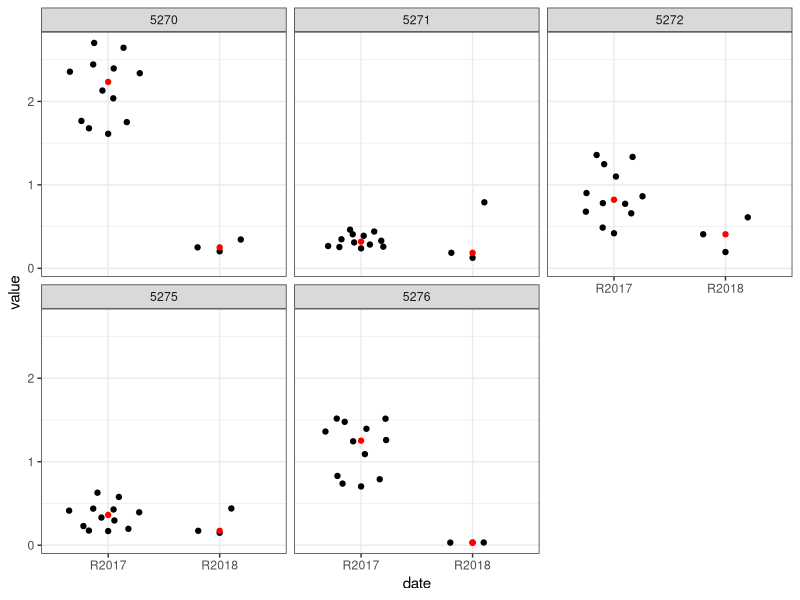
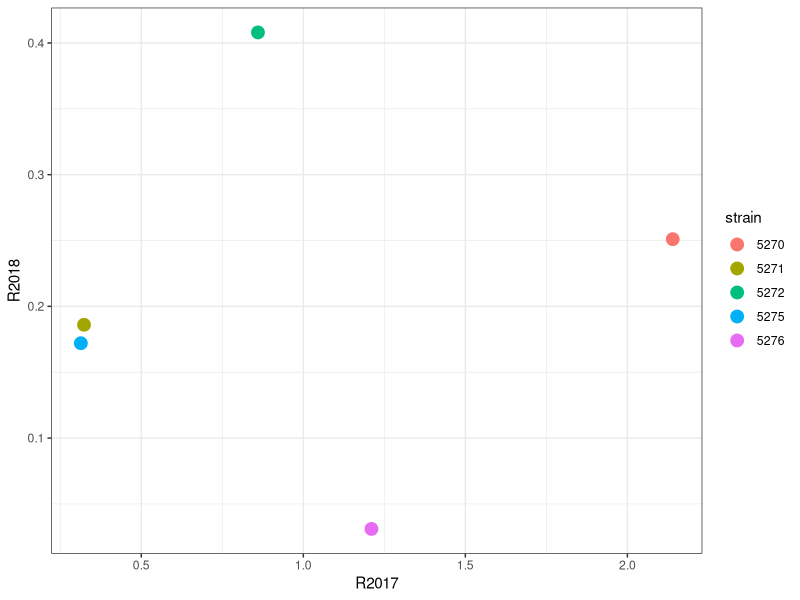
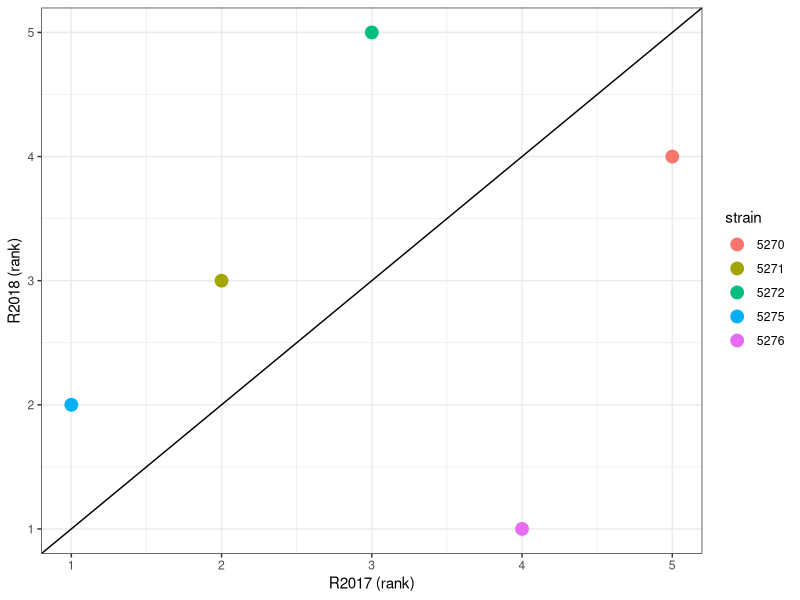
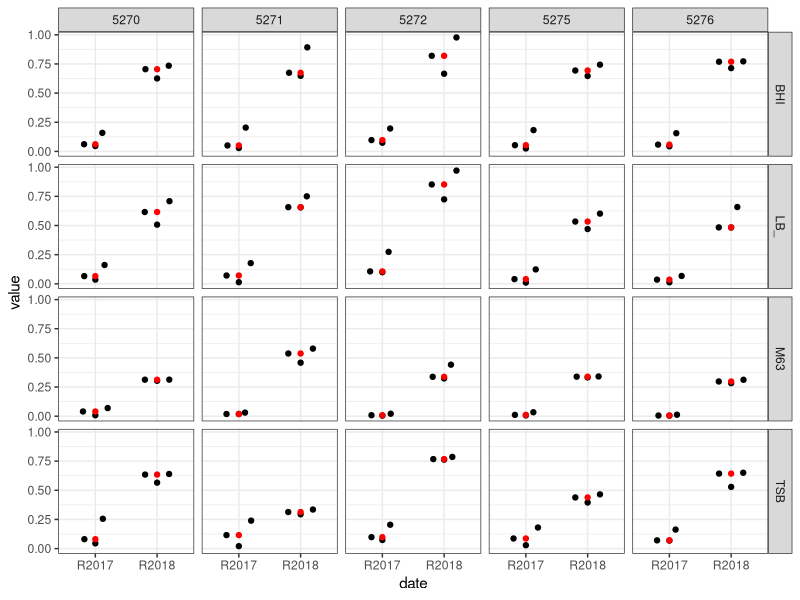
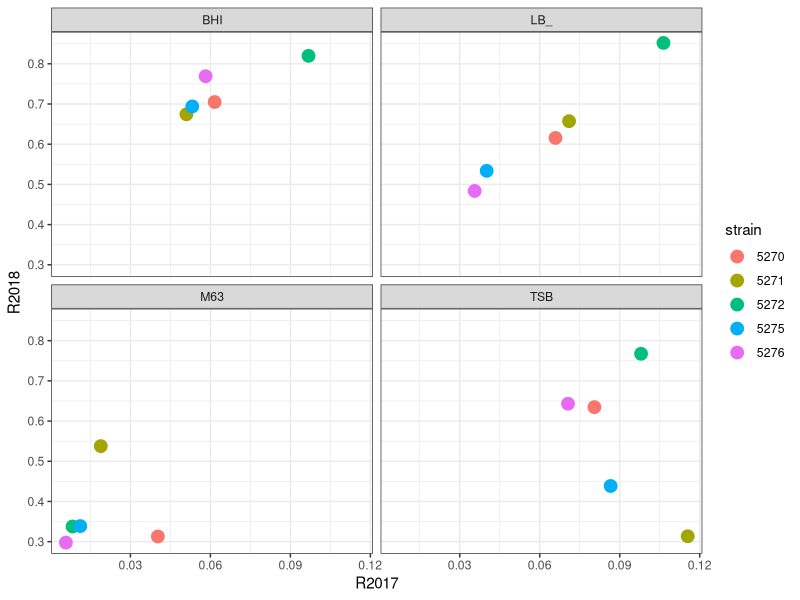
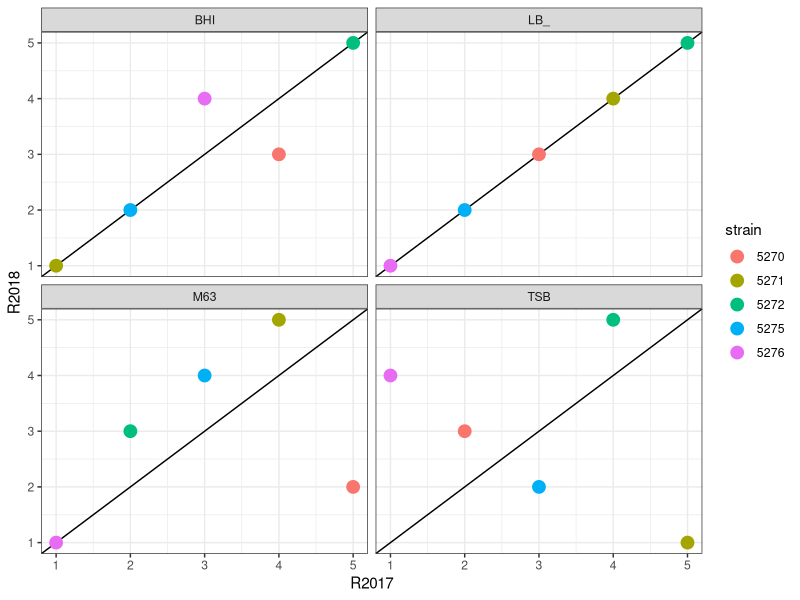
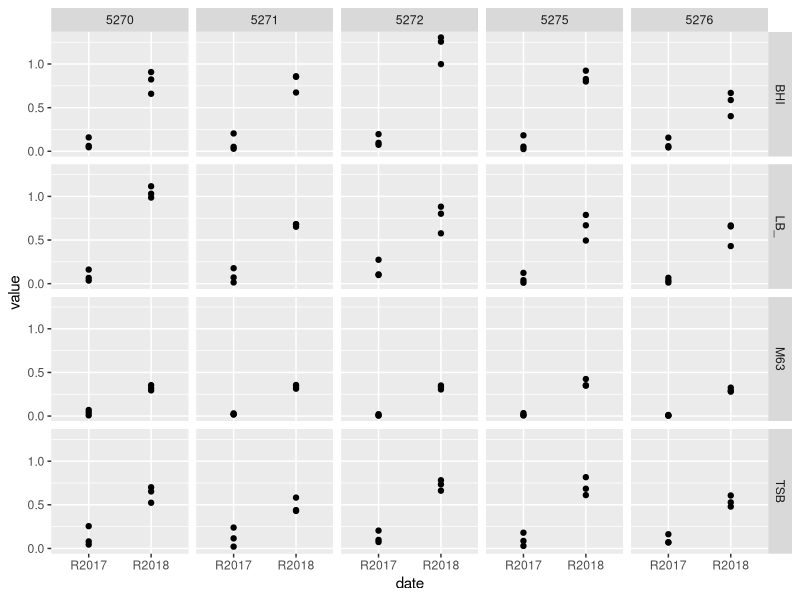
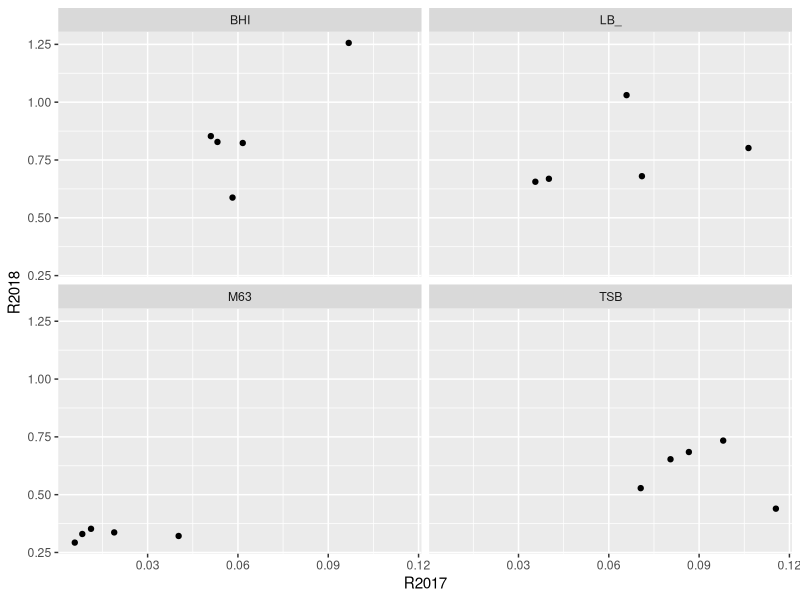

Reproduce these figures in R, in order.
## ---- chunk 1
knitr::opts_chunk$set(echo = FALSE)
library(dplyr)
library(reshape2)
library(ggplot2)
library(magrittr)
library(ggbeeswarm)
library(knitr)


get_last_character <- function(x) {
  len_x <- nchar(x)
  substr(x, len_x, len_x)
}

raw_dat <- read.csv2("data/cv_and_videoscan.csv") %>% 
  mutate(strain = factor(strain)) %>% 
  melt(variable.name = "experiment") %>% 
  mutate(method = ifelse(grepl("CV", experiment), "CV", "Videoscan"),
         replicate = get_last_character(as.character(experiment)),
         medium = substr(experiment, 0, 3)) 


strains <- c("5270", "5271", "5272", "5275", "5276")

mediums <- c("LB10", "TSB", 
             "BHI", "M63")

absorbance <- c(0.204, 0.345, 0.251, 0.158, 0.141, 0.283, 
                0.202, 0.303, 0.522, 0.303, 0.183, 0.184, 
                0.791, 0.126, 0.186, 0.207, 0.219, 0.316, 
                0.22, 0.327, 0.46, 0.267, 0.202, 0.174, 
                0.195, 0.408, 0.611, 0.859, 0.872, 0.665, 
                0.29, 0.469, 0.679, 0.31, 0.265, 0.199, 
                0.44, 0.149, 0.172, 0.152, 0.189, 0.138, 
                0.185, 0.209, 0.206, 0.18, 0.168, 0.142, 
                0.032, 0.031, 0.031, 0.031, 0.032, 0.032, 
                0.146, 0.316, 0.243, 0.409, 0.189, 0.154)

absorbance <- matrix(absorbance, nrow = 6, ncol = 10)

rownames(absorbance) <- c("B", "C", "D", "E", "F", "G")
colnames(absorbance) <- seq(2,11)


CV2018 <- absorbance %>% 
  t %>% 
  data.frame() %>% 
  slice((1L:5)*2 - 1) %>% 
  select(B, C, D) %>% 
  mutate(strain = c("5270", "5271", "5272", "5275", "5276"),
         method = "CV",
         date = "R2018") %>% 
  melt(variable.name = "replicate") %>% 
  mutate(replicate = as.character(as.numeric(replicate)))

CV_all <- bind_rows(select(raw_dat, strain, method, value, replicate) %>% 
                      filter(method == "CV", strain %in% c("5270", "5271", "5272", "5275", "5276")) %>% 
                      mutate(date = "R2017"),
                    CV2018)


CV_aggr <- group_by(CV_all, strain, date, replicate) %>% 
  summarise(value = median(value)) %>% 
  summarise(value = median(value)) %>% 
  dcast(strain ~ date)



# Michal - VS ---------------------------------------------


raw_vs_frame <- read.csv2("data/ProjektDevC003707-2018-07-26-Koza-Biofilm.csv", skip = 6, header = FALSE, stringsAsFactors = FALSE)
# raw_vs_frame <- read.csv2("data/ProjektDevC003709-2018-07-27-Ania-Biofilm.csv", skip = 6, header = FALSE, stringsAsFactors = FALSE)

vs_frame <- rbind(raw_vs_frame$V14)
colnames(vs_frame) <- rbind(raw_vs_frame$V3)
vs_frame <- matrix(vs_frame)
vs_frame <- matrix(data = vs_frame, nrow = 8, ncol = 12)
rownames(vs_frame) <- c("A", "B", "C", "D", "E", "F", "G", "H")
colnames(vs_frame) <- seq(1,12)

vs_frame <- vs_frame[-c(1,8), -c(1,12)]
vs_frame <- matrix(vs_frame,nrow = 3, ncol = 20)
colnames(vs_frame) <- rep(mediums, 5)

raw_vs <- vs_frame

colnames(raw_vs) <- paste0(colnames(raw_vs), "_", c("5270", "5271", "5272", "5275", "5276") %>% lapply(rep, 4) %>% unlist)

VS_all <- bind_rows(select(raw_dat, strain, method, value, replicate, medium) %>% 
                      filter(method == "Videoscan", strain %in% c("5270", "5271", "5272", "5275", "5276")) %>% 
                      mutate(date = "R2017"),
                    melt(raw_vs) %>% 
                      rename(replicate = Var1) %>% 
                      mutate(medium = sapply(strsplit(as.character(Var2), split = "_"), first),
                             strain = sapply(strsplit(as.character(Var2), split = "_"), last),
                             replicate = as.character(replicate)) %>% 
                      select(-Var2) %>% 
                      mutate(medium = ifelse(medium == "LB10", "LB_", medium),
                             date = "R2018",
                             method = "Videoscan"))

VS_aggr <- group_by(VS_all, strain, medium, date, replicate) %>% 
  summarise(value = median(value)) %>% 
  summarise(value = median(value)) %>% 
  dcast(strain + medium ~ date)

# raw_vs_frame <- read.csv2("data/ProjektDevC003707-2018-07-26-Koza-Biofilm.csv", skip = 6, header = FALSE, stringsAsFactors = FALSE)
raw_vs_frame1 <- read.csv2("data/ProjektDevC003709-2018-07-27-Ania-Biofilm.csv", skip = 6, header = FALSE, stringsAsFactors = FALSE)

vs_frame1 <- rbind(raw_vs_frame1$V14)
colnames(vs_frame1) <- rbind(raw_vs_frame1$V3)
vs_frame1 <- matrix(vs_frame1)
vs_frame1 <- matrix(data = vs_frame1, nrow = 8, ncol = 12)
rownames(vs_frame1) <- c("A", "B", "C", "D", "E", "F", "G", "H")
colnames(vs_frame1) <- seq(1,12)

vs_frame1 <- vs_frame1[-c(1,8), -c(1,12)]
vs_frame1 <- matrix(vs_frame1,nrow = 3, ncol = 20)
colnames(vs_frame1) <- rep(mediums, 5)

raw_vs1 <- vs_frame1

colnames(raw_vs1) <- paste0(colnames(raw_vs1), "_", c("5270", "5271", "5272", "5275", "5276") %>% lapply(rep, 4) %>% unlist)

VS_all1 <- bind_rows(select(raw_dat, strain, method, value, replicate, medium) %>% 
                      filter(method == "Videoscan", strain %in% c("5270", "5271", "5272", "5275", "5276")) %>% 
                      mutate(date = "R2017"),
                    melt(raw_vs1) %>% 
                      rename(replicate = Var1) %>% 
                      mutate(medium = sapply(strsplit(as.character(Var2), split = "_"), first),
                             strain = sapply(strsplit(as.character(Var2), split = "_"), last),
                             replicate = as.character(replicate)) %>% 
                      select(-Var2) %>% 
                      mutate(medium = ifelse(medium == "LB10", "LB_", medium),
                             date = "R2018",
                             method = "Videoscan"))

VS_aggr1 <- group_by(VS_all1, strain, medium, date, replicate) %>% 
  summarise(value = median(value)) %>% 
  summarise(value = median(value)) %>% 
  dcast(strain + medium ~ date)
## ---- chunk 2
ggplot(CV_all, aes(x = date, y = value)) +
  geom_quasirandom() +
  geom_point(data = group_by(CV_all, date, strain) %>% summarize(median_val = median(value)),
             aes(x = date, y = median_val), color = "red") +
  facet_wrap(~ strain) +
  theme_bw()
## ---- chunk 3
ggplot(CV_aggr, aes(x = R2017, y = R2018, color = strain)) +
  geom_point(size = 4) +
  #geom_smooth(method = "lm", color = "black", formula = y ~ x) +
  theme_bw()
## ---- chunk 4
ggplot(CV_aggr, aes(x = rank(R2017), y = rank(R2018), color = strain)) +
  geom_point(size = 4) +
  geom_abline(slope = 1, intercept = 0) +
  theme_bw() +
  scale_x_continuous("R2017 (rank)") +
  scale_y_continuous("R2018 (rank)")
## ---- chunk 5
ggplot(VS_all, aes(x = date, y = value)) +
  geom_quasirandom() +
  geom_point(data = group_by(VS_all, date, medium, strain) %>% summarize(median_val = median(value)),
             aes(x = date, y = median_val), color = "red") +
  facet_grid(medium ~ strain) +
  theme_bw()
## ---- chunk 6
ggplot(VS_aggr, aes(x = R2017, y = R2018, color = strain)) +
  geom_point(size = 4) +
  facet_wrap(~ medium) +
  theme_bw() 
## ---- chunk 7
group_by(VS_aggr, medium) %>% 
  summarise(cor_coef = cor(R2017, R2018, method = "pearson")) %>% 
  mutate(cor_coef = round(cor_coef, 2)) %>% 
  kable(format = "html", table.attr = "float='left';style='width:30%;'")
## ---- chunk 8
group_by(VS_aggr, medium) %>% 
  mutate(R2018 = rank(R2018), 
         R2017 = rank(R2017)) %>% 
  ggplot(aes(x = R2017, y = R2018, color = strain)) +
  geom_abline(slope = 1, intercept = 0) +
  geom_point(size = 4) +
  facet_wrap(~ medium) +
  theme_bw() 
## ---- chunk 9
group_by(VS_aggr, medium) %>% 
  summarise(rho = cor(R2017, R2018, method = "spearman")) %>% 
  mutate(rho = round(rho, 2)) %>% 
  kable(format = "html", table.attr = "float='left';style='width:30%;'")
## ---- chunk 10
ggplot(VS_all1, aes(x = date, y = value)) +
  geom_point() +
  facet_grid(medium ~ strain)
## ---- chunk 11
ggplot(VS_aggr1, aes(x = R2017, y = R2018)) +
  geom_point() +
  facet_wrap(~ medium)
## ---- chunk 12
group_by(VS_all1, strain, date, replicate) %>% 
  summarise(value = median(value)) %>% 
  summarise(value = median(value)) %>% 
  dcast(strain ~ date) %>% 
  kable()
## ---- chunk 13
group_by(VS_aggr1, medium) %>% 
    summarise(rho = cor(R2017, R2018, method = "spearman")) %>% 
    kable()

group_by(VS_aggr1, strain) %>% 
    summarise(rho = cor(R2017, R2018, method = "spearman")) %>% 
    kable()
## ---- chunk 14
read.csv("data/wynik.csv")
